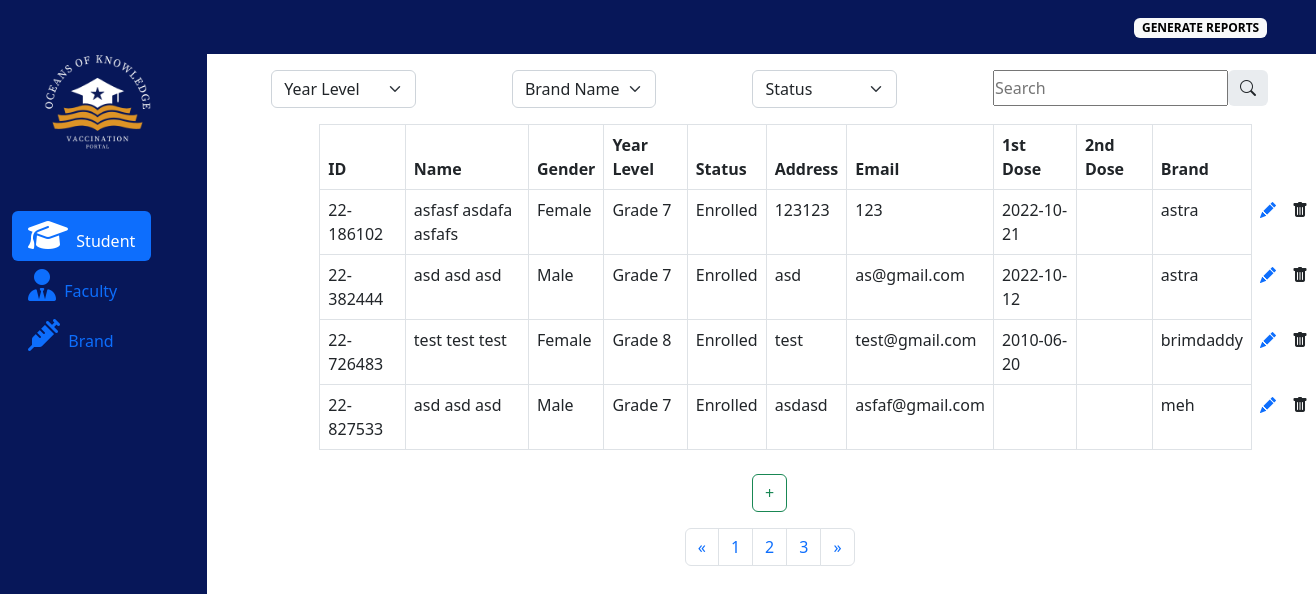
Page /adminview.php on the committed database.
### tables this page shows
CREATE TABLE `student` (
  `id` varchar(30) NOT NULL COMMENT 'Primary Key',
  `name` mediumtext NOT NULL,
  `yearLevel` varchar(30) DEFAULT NULL,
  `status` varchar(50) DEFAULT NULL,
  `email` mediumtext,
  `tel` varchar(255) DEFAULT NULL,
  `gender` varchar(50) DEFAULT NULL,
  `birthday` date DEFAULT NULL,
  `address` mediumtext,
  `firstdose` date DEFAULT NULL,
  `seconddose` date DEFAULT NULL,
  `brand` varchar(255) DEFAULT NULL,
  `doctor` text,
  PRIMARY KEY (`id`),
  KEY `brand` (`brand`),
  CONSTRAINT `student_ibfk_1` FOREIGN KEY (`brand`) REFERENCES `vacBrand` (`brand`)
);

### conn.php (called while the page is built, shortened)
<?php
class connection
{
    private $servername = 'localhost';
	private $username = 'jay';
	private $password = 'password';
	private $dbname = 'Vaccine';
	private $conn;
    function __construct()
    {
        $this->conn = new mysqli($this->servername, $this->username, $this->password, $this->dbname);
		if ($this->conn->connect_error)
		{
			echo 'Connection Failed';
		}
		else
		{
			return $this->conn;
		}
    }
	public function displayTable($table)
	{
		$sql = "SELECT * FROM $table";
		$result = $this->conn->query($sql);
		if($result->num_rows > 0)
		{
			while($row = $result->fetch_assoc())
			{
				$data[] = $row;
			}
			return $data;
		}
	}
}

### adminview.php (the view, shortened to what this page needs)
<!doctype html>
<html lang="en">
<head>
    <link href="https://cdn.jsdelivr.net/npm/bootstrap@5.2.2/dist/css/bootstrap.min.css" rel="stylesheet">
    <link rel="stylesheet" href="https://cdn.jsdelivr.net/npm/bootstrap-icons@1.9.1/font/bootstrap-icons.css">
    <link rel="stylesheet" href="https://cdnjs.cloudflare.com/ajax/libs/bootstrap-datepicker/1.9.0/css/bootstrap-datepicker.min.css">
</head>
<body>
    <main>
        <div class="row">
            <nav class="navbar justify-content-end px-5" style="background-color:#071759;">
                <ul class="nav">
                    <li><a class="btn" type="button" href="adminview.php?report=1">
                            <span class="badge text-bg-light">GENERATE REPORTS</span>
                        </a>
                    </li>
                </ul>
            </nav>
            <div class="container-fluid window-height" aria-orientation="vertical">
                <div class=" row flex-nowrap">
                    <div class="col-auto col-md-3 col-xl-2 px-sm-2 px-0" style="background-color:#071759">
                        <img src="img\logo.png" class="img-fluid" alt="...">
                        <div class="d-flex flex-column align-items-center align-items-sm-start px-3 pt-2 text-white min-vh-100">
                            <ul class="nav nav-pills flex-column mb-sm-auto mb-0 align-items-center align-items-sm-start" id="tableTab">
                                <li class="nav-item active">
                                    <a href="#student" class="nav-link active" data-bs-toggle="tab"><i class="fs-2 fa-sharp fa-solid fa-graduation-cap"></i>&nbsp;&nbsp;Student</a>
                                </li>
                                <li class="nav-item active">
                                    <a href="#faculty" class="nav-link" data-bs-toggle="tab"><i class="fs-2 fa-sharp fa-solid fa-user-tie"></i>&nbsp;&nbsp;Faculty</a>
                                </li>
                                <li class="nav-item active">
                                    <a href="#vaccine" class="nav-link" data-bs-toggle="tab"><i class="fs-2 fa-solid fa-syringe"></i>&nbsp;&nbsp;Brand</a>
                                </li>
                            </ul>
                        </div>
                    </div>
                </div>
            </div>
            <?php
            include('conn.php');
            $vac = new connection();
            $i = 1;
            ?>
            <div class="container col-8">
                <div class="tab-content" id="tableTabContent">
                    <div class="tab-pane fade show active position-absolute" id="student">
                        <div class="d-flex py-3">
                            <div class="input-group mx-5">
                                <select class="form-select" id="yearLevel" autocomplete="off">
                                    <option value="0" hidden>Year Level</option>b
                                </select>
                            </div>
                            <div class="input-group mx-5">
                                <select class="form-select" id="brandFilter" autocomplete="off">
                                    <option value="0" hidden>Brand Name</option>
                                    <?php
                                    $data = $vac->displayTable('vacBrand');
                                    ?>
                                </select>
                            </div>
                            <div class="input-group mx-5">
                                <select class="form-select" id="studentStatus" autocomplete="off">
                                    <option value="0" hidden>Status</option>
                                </select>
                            </div>
                            <div>
                                <div class="d-flex mx-5">
                                    <input class="search " id="searchStudent" type="search" placeholder="Search" aria-label="Search">
                                    <span class="input-group-text border-0" id="search-addon">
                                        <i class="bi bi-search"></i>
                                    </span>
                                </div>
                            </div>
                        </div>
                        <div class="container mx-5 px-5">
                            <table class="table table-stripe table-borderless" style="display:inline-block; " id="studentTable" data-sortlist="[[0,0], [2,0]]">
                                <thead>
                                    <tr>
                                        <th class="border" scope="col" role="button">ID</th>
                                        <th class="border" scope="col" role="button">Name</th>
                                        <th class="border" scope="col" role="button">Gender</th>
                                        <th class="border" scope="col" role="button">Year Level</th>
                                        <th class="border" scope="col" role="button">Status</th>
                                        <th class="border" scope="col" role="button">Address</th>
                                        <th class="border" scope="col" role="button">Email</th>
                                        <th class="border" scope="col">1st Dose</th>
                                        <th class="border" scope="col">2nd Dose</th>
                                        <th class="border" scope="col" role="button">Brand</th>
                                    </tr>
                                </thead>
                            <tbody id="studentContent">
                                <?php
                                $data = $vac->displayTable('student');
                                foreach ($data as $info) {
                                ?>
                                    <tr>
                                        <td class="border"> <?php echo $info['id'] ?> </td>
                                        <td class="border"> <?php echo $info['name'] ?> </td>
                                        <td class="border"> <?php echo $info['gender'] ?> </td>
                                        <td class="border" id="yearTd" data-yr="<?php echo $info['yearLevel'] ?>"><?php echo $info['yearLevel'] ?></td>
                                        <td class="border" id="statusTd" data-status="<?php echo $info['status'] ?>"><?php echo $info['status'] ?></td>
                                        <td class="border"> <?php echo $info['address'] ?> </td>
                                        <td class="border"> <?php echo $info['email'] ?> </td>
                                        <td class="border"> <?php echo $info['firstdose'] ?></td>
                                        <td class="border"> <?php echo $info['seconddose'] ?></td>
                                        <td class="border" id="brandTd" data-brand="<?php echo $info['brand'] ?>"><?php echo $info['brand'] ?></td>
                                        <td>
                                            <a cla type="button" data-bs-toggle="modal" href="adminview.php?editID=<?php echo $info['id'] ?>" data-bs-target="#editStudentModal<?php echo $i ?>">
                                                <i class="bi bi-pencil-fill"></i>
                                            </a>
                                        </td>
                                        <td>
                                            <a type="button" data-bs-toggle="modal" data-bs-target="#deleteStudentModal<?php echo $i ?>">
                                                <i class="bi bi-trash-fill"></i>
                                            </a>
                                        </td>
                                    </tr>
                                <?php
                                }
                                ?>
                            </tbody>
                        </table>
                    </div>
                    <div class="d-flex justify-content-center py-2">
                        <button class="btn btn-outline-success" role="button" data-bs-toggle="modal" data-bs-target="#createStudentModal">+</button>
                    </div>
                    <div class="d-flex justify-content-center py-2">
                        <nav aria-label="Page navigation example">
                            <ul class="pagination">
                                <li class="page-item">
                                    <a class="page-link" href="#" aria-label="Previous">
                                        <span aria-hidden="true">&laquo;</span>
                                    </a>
                                </li>
                                <li class="page-item"><a class="page-link" href="#">1</a></li>
                                <li class="page-item"><a class="page-link" href="#">2</a></li>
                                <li class="page-item"><a class="page-link" href="#">3</a></li>
                                <li class="page-item">
                                    <a class="page-link" href="#" aria-label="Next">
                                        <span aria-hidden="true">&raquo;</span>
                                    </a>
                                </li>
                            </ul>
                        </nav>
                    </div>
                    </div>
                </div>
            </div>
        </div>
    </main>
</body>
</html>

### adminview.php (style rules this page uses)
th { cursor: pointer; }
.window-height { height: auto; position: absolute; }
* { margin: 0; padding: 0; }
table { font-size: 16px; }

### rows in the picture
student: id "22-186102", name "asfasf asdafa asfafs", gender "Female", yearLevel "Grade 7", status "Enrolled", address "123123", email "123", firstdose "2022-10-21", brand "astra"
student: id "22-382444", name "asd asd asd", gender "Male", yearLevel "Grade 7", status "Enrolled", address "asd", email "as@gmail.com", firstdose "2022-10-12", brand "astra"
student: id "22-726483", name "test test test", gender "Female", yearLevel "Grade 8", status "Enrolled", address "test", email "test@gmail.com", firstdose "2010-06-20", brand "brimdaddy"
student: id "22-827533", name "asd asd asd", gender "Male", yearLevel "Grade 7", status "Enrolled", address "asdasd", email "asfaf@gmail.com", brand "meh"
